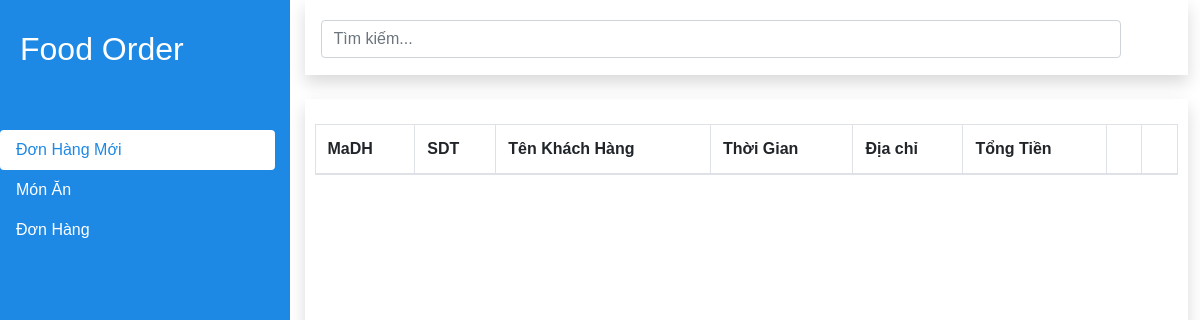
Before: /PageAdmin/admin/Order/index.php with the older database file.
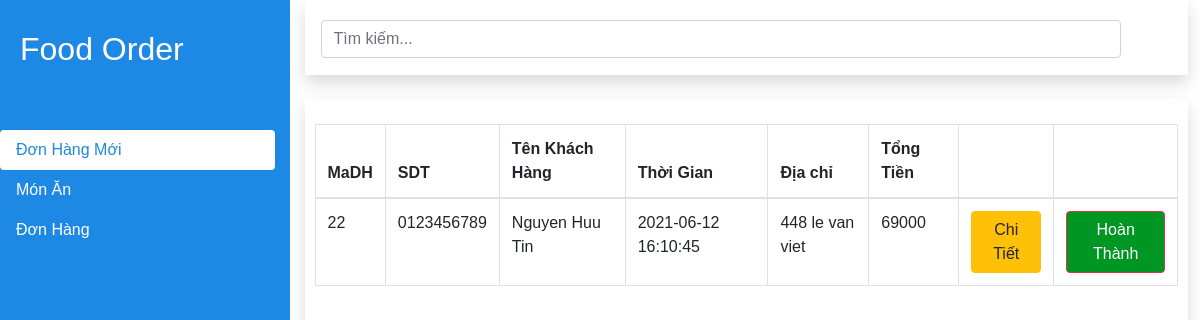
After: the same page with the newer database file.
### tables this page shows
CREATE TABLE `donhang` (
  `MaDH` int(11) NOT NULL,
  `SDT` varchar(50) NOT NULL,
  `ThanhTien` varchar(50) NOT NULL,
  `ThoiGian` datetime NOT NULL,
  `DiaChi` varchar(250) NOT NULL,
  `TinhTrang` bit(2) NOT NULL
);

CREATE TABLE `khachhang` (
  `SDT` varchar(50) NOT NULL,
  `Email` varchar(150) NOT NULL,
  `TenDangNhap` varchar(150) NOT NULL,
  `MatKhau` varchar(150) NOT NULL,
  `MaNhom` int(10) NOT NULL
);

### PageAdmin/db/dbhelp.php (called while the page is built, shortened)
<?php
function executeResult($sql) {
	$conn = mysqli_connect(HOST, USERNAME, PASSWORD, DATABASE);
	$resultset = mysqli_query($conn, $sql);
	$list      = [];
	while ($row = mysqli_fetch_array($resultset, 1)) {
		$list[] = $row;
	}
	return $list;
}

### PageAdmin/admin/Order/index.php (the view, shortened to what this page needs)
<?php
	require_once('../../db/dbhelp.php');
?>
<!DOCTYPE html>
<html>
<head>
	<link rel="stylesheet" href="https://maxcdn.bootstrapcdn.com/bootstrap/4.4.1/css/bootstrap.min.css">
	<link rel="stylesheet" type="text/css" href="style.css">
</head>
</head>
<body class="body" onload="Refresh()">
	<div class="row">
	    <div class="col-3">
	    	<div class="logo">
	    		<h2>Food Order</h1>
	    	</div>
	        <ul class="nav flex-column nav-pills" role="tablist">
	        		<li class="nav-item">
				    <a class="nav-link active" href="">Đơn Hàng Mới</a>
				  </li>
				  <li class="nav-item">
				    <a class="nav-link" href="../Food/">Món Ăn</a>
				  </li>
			    <li class="nav-item">
			        <a class="nav-link" href="../OldOrder/">Đơn Hàng</a>
			    </li>
	        </ul>
	    </div>
	    <div class="col-9">
	    	<nav class="navbar navbar-expand navbar-light bg-white topbar mb-4 static-top shadow">
	    		<div class="header">
	    		<form method="GET">
					<div class="form-group">
						<input type="text" class="form-control" placeholder="Tìm kiếm..." id="s" name="s">
					</div>
				</form>
	    	</div>
	    	</nav>
	        <div class="container">
				<div class="panel panel-primary">
					<div class="panel-body">
						<table class="table table-bordered">
							<thead>
								<tr>
									<th>MaDH</th>
									<th>SDT</th>
									<th>Tên Khách Hàng</th>
									<th>Thời Gian</th>
									<th>Địa chỉ</th>
									<th>Tổng Tiền</th>
									<th></th>
									<th></th>
								</tr>
							</thead>
							<tbody>
<?php
$limit =7;
$page = 1;
$firrtIndex = ($page-1)*$limit;
$additional = '';
$sql = "select MaDH, donhang.SDT, TenDangNhap, ThoiGian, DiaChi, ThanhTien, TinhTrang from donhang, khachhang where donhang.SDT = khachhang.SDT and TinhTrang = 1 $additional limit $firrtIndex , $limit";
$DHList = executeResult($sql);
foreach ($DHList as $dh) {
	echo '<tr>
<td>'.$dh['MaDH'].'</td>
<td>'.$dh['SDT'].'</td>
<td>'.$dh['TenDangNhap'].'</td>
<td>'.$dh['ThoiGian'].'</td>
<td>'.$dh['DiaChi'].'</td>
<td>'.$dh['ThanhTien'].'</td>
<td>
<a href="DetailOrder.php?id='.$dh['MaDH'].'"><button class="btn btn-warning">Chi Tiết</button></td></a>
<td><button class="btn btn-danger" onclick="deleteOrder('.$dh['MaDH'].')">Hoàn Thành</button></td>
</tr>';
}
?>
							</tbody>
						</table>
					</div>
				</div>
			</div>
	    </div>
	</div>
</body>
</html>

### PageAdmin/admin/Order/style.css (style rules this page uses)
* { padding: 0; margin: 0; box-sizing: border-box; list-style-type: none; text-decoration: none; font-family: 'Poppins', sans-serif; }
div.col-3 { background: #1e88e5; color: white; }
div.col-9 { background: white; }
li { color: white; font-size: 1.0rem; }
a { color: white; }
.nav-pills .nav-link.active, .nav-pills .show>.nav-link { color: #1e88e5; background-color: white; }
.logo { height: 100px; color: white; margin-top: 30px; margin-left:20px; }
div.row { height: 750px; }
.body { width: 99%; }
.header { height: 75px; }
.navbar { height: 75px; width: 100%; }
.form-group { width: 800px; margin-top: 20px; }
.container { margin-top: 20px; box-shadow: 0 .5rem 1rem rgba(0,0,0,.15)!important; padding-top: 25px; padding-bottom: 25px; padding-left: 10px; padding-right: 10px; width: 100%; height: 570px; }
.btn-danger { color: #fff; background-color: #009624; border-color: #dc3545; }

Changed rows visible on the page:
now on this page (row edited): donhang: MaDH "22", SDT "0123456789", SDT.TenDangNhap "Nguyen Huu Tin", ThoiGian "2021-06-12 16:10:45", DiaChi "448 le van viet", ThanhTien "69000"
